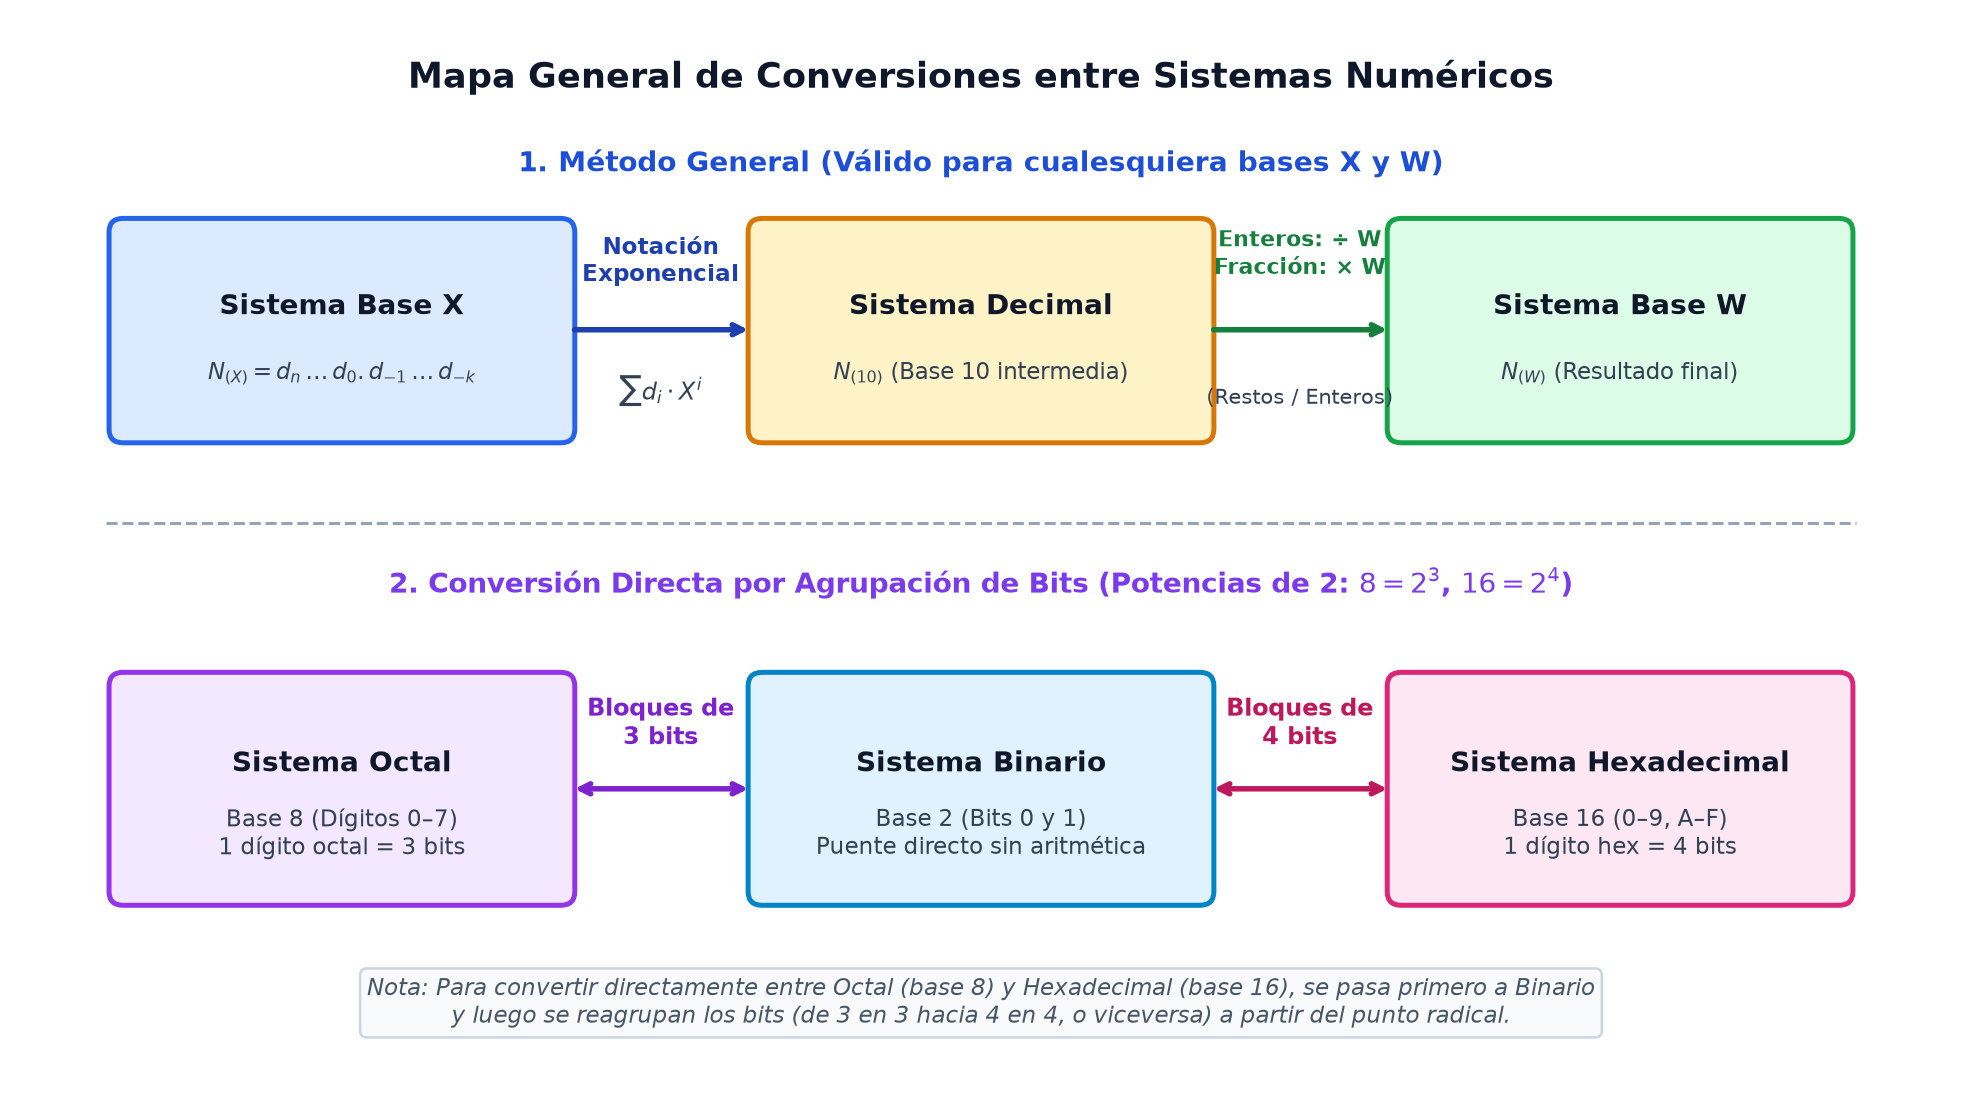

Reproduce this figure in Python.
import os
import matplotlib.pyplot as plt
import matplotlib.patches as patches

def draw_box(ax, x, y, w, h, title, subtitle, bg, border):
    rect = patches.FancyBboxPatch((x, y), w, h, boxstyle="round,pad=0.08",
                                  facecolor=bg, edgecolor=border, linewidth=2)
    ax.add_patch(rect)
    ax.text(x + w/2, y + h*0.62, title, ha='center', va='center',
            fontsize=11, fontweight='bold', color='#0f172a')
    if subtitle:
        ax.text(x + w/2, y + h*0.28, subtitle, ha='center', va='center',
                fontsize=9, color='#334155')

def main():
    fig, ax = plt.subplots(figsize=(11, 6.2), dpi=180)
    ax.set_xlim(0, 11)
    ax.set_ylim(0, 6.2)
    ax.axis('off')

    ax.text(5.5, 5.85, "Mapa General de Conversiones entre Sistemas Numéricos",
            ha='center', va='center', fontsize=14, fontweight='bold', color='#0f172a')

    # Top row: General method (Base X -> Base 10 -> Base W)
    ax.text(5.5, 5.35, "1. Método General (Válido para cualesquiera bases X y W)",
            ha='center', va='center', fontsize=11, fontweight='bold', color='#1d4ed8')

    draw_box(ax, 0.6, 3.8, 2.5, 1.15, "Sistema Base X", r"$N_{(X)} = d_n\dots d_0 . d_{-1}\dots d_{-k}$", "#dbeafe", "#2563eb")
    draw_box(ax, 4.25, 3.8, 2.5, 1.15, "Sistema Decimal", r"$N_{(10)}$ (Base 10 intermedia)", "#fef3c7", "#d97706")
    draw_box(ax, 7.9, 3.8, 2.5, 1.15, "Sistema Base W", r"$N_{(W)}$ (Resultado final)", "#dcfce7", "#16a34a")

    # Arrows for General Method
    ax.annotate('', xy=(4.2, 4.38), xytext=(3.15, 4.38),
                arrowprops=dict(arrowstyle='->', lw=2.2, color='#1e40af'))
    ax.text(3.67, 4.78, "Notación\nExponencial", ha='center', va='center', fontsize=9, fontweight='bold', color='#1e40af')
    ax.text(3.67, 4.02, r"$\sum d_i \cdot X^i$", ha='center', va='center', fontsize=9.5, color='#334155')

    ax.annotate('', xy=(7.85, 4.38), xytext=(6.8, 4.38),
                arrowprops=dict(arrowstyle='->', lw=2.2, color='#15803d'))
    ax.text(7.32, 4.82, "Enteros: ÷ W\nFracción: × W", ha='center', va='center', fontsize=8.8, fontweight='bold', color='#15803d')
    ax.text(7.32, 3.98, "(Restos / Enteros)", ha='center', va='center', fontsize=8.5, color='#334155')

    # Divider line
    ax.plot([0.5, 10.5], [3.25, 3.25], linestyle='--', color='#94a3b8', linewidth=1.2)

    # Bottom row: Direct method (Octal <-> Binary <-> Hexadecimal)
    ax.text(5.5, 2.9, "2. Conversión Directa por Agrupación de Bits (Potencias de 2: $8 = 2^3$, $16 = 2^4$)",
            ha='center', va='center', fontsize=11, fontweight='bold', color='#7c3aed')

    draw_box(ax, 0.6, 1.1, 2.5, 1.2, "Sistema Octal", "Base 8 (Dígitos 0–7)\n1 dígito octal = 3 bits", "#f3e8ff", "#9333ea")
    draw_box(ax, 4.25, 1.1, 2.5, 1.2, "Sistema Binario", "Base 2 (Bits 0 y 1)\nPuente directo sin aritmética", "#e0f2fe", "#0284c7")
    draw_box(ax, 7.9, 1.1, 2.5, 1.2, "Sistema Hexadecimal", "Base 16 (0–9, A–F)\n1 dígito hex = 4 bits", "#fce7f3", "#db2777")

    # Bidirectional arrows
    ax.annotate('', xy=(4.2, 1.7), xytext=(3.15, 1.7),
                arrowprops=dict(arrowstyle='<->', lw=2.2, color='#7e22ce'))
    ax.text(3.67, 2.08, "Bloques de\n3 bits", ha='center', va='center', fontsize=9.5, fontweight='bold', color='#7e22ce')

    ax.annotate('', xy=(7.85, 1.7), xytext=(6.8, 1.7),
                arrowprops=dict(arrowstyle='<->', lw=2.2, color='#be185d'))
    ax.text(7.32, 2.08, "Bloques de\n4 bits", ha='center', va='center', fontsize=9.5, fontweight='bold', color='#be185d')

    # Footer note
    ax.text(5.5, 0.45, "Nota: Para convertir directamente entre Octal (base 8) y Hexadecimal (base 16), se pasa primero a Binario\ny luego se reagrupan los bits (de 3 en 3 hacia 4 en 4, o viceversa) a partir del punto radical.",
            ha='center', va='center', fontsize=9.2, style='italic', color='#475569',
            bbox=dict(boxstyle='round,pad=0.3', facecolor='#f8fafc', edgecolor='#cbd5e1'))

    plt.tight_layout()
    out_path = os.path.join(os.path.dirname(os.path.abspath(__file__)), "diagrama-conversiones-sistemas.png")
    plt.savefig(out_path, dpi=180, bbox_inches='tight', facecolor='white')
    plt.close()

if __name__ == "__main__":
    main()
